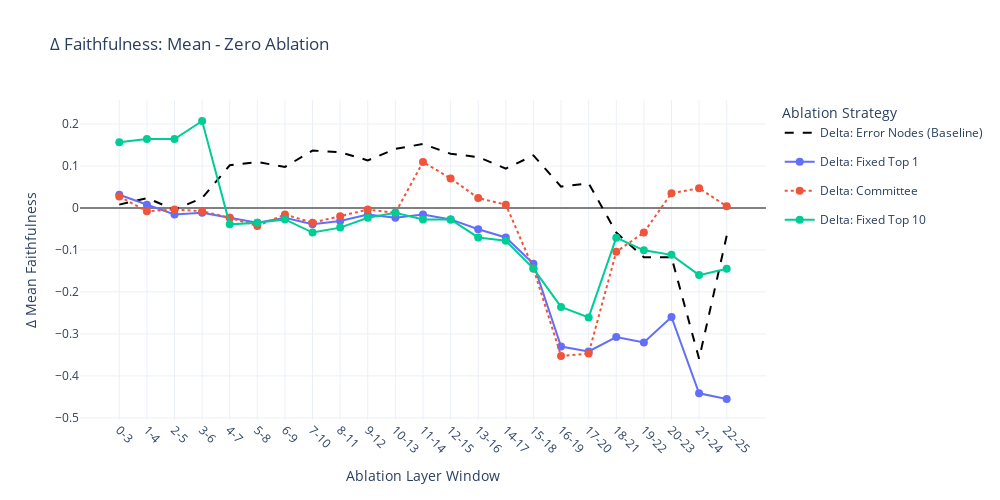

This figure's notebook cell:
### Code cell
# MODES = ['fixed_top_1', 'fixed_top_5', 'committee_matching']

# === Load both versions ===
data_mean = load_all_plot_data(saving_dir, "GF")
data_zero = load_all_plot_data(saving_dir, "GF_zerp")

# Compute deltas and plot
delta_dict = compute_plot_deltas(data_mean, data_zero)
plot_faithfulness_deltas(delta_dict, 
                         ignore_modes=['fixed_top_5', 'min_abs_diff'])

### Figure 1 — Plotly figure (JSON) as saved in the notebook; plotly's stock layout.template omitted (floating-point values rounded to 4 significant figures)
{"data": [{"hoverinfo": "text+name", "hovertext": ["Delta: Error Nodes (Baseline): Δ=0.008", "Delta: Error Nodes (Baseline): Δ=0.023", "Delta: Error Nodes (Baseline): Δ=-0.004", "Delta: Error Nodes (Baseline): Δ=0.023", "Delta: Error Nodes (Baseline): Δ=0.102", "Delta: Error Nodes (Baseline): Δ=0.109", "Delta: Error Nodes (Baseline): Δ=0.098", "Delta: Error Nodes (Baseline): Δ=0.137", "Delta: Error Nodes (Baseline): Δ=0.133", "Delta: Error Nodes (Baseline): Δ=0.113", "Delta: Error Nodes (Baseline): Δ=0.141", "Delta: Error Nodes (Baseline): Δ=0.152", "Delta: Error Nodes (Baseline): Δ=0.129", "Delta: Error Nodes (Baseline): Δ=0.121", "Delta: Error Nodes (Baseline): Δ=0.094", "Delta: Error Nodes (Baseline): Δ=0.125", "Delta: Error Nodes (Baseline): Δ=0.051", "Delta: Error Nodes (Baseline): Δ=0.059", "Delta: Error Nodes (Baseline): Δ=-0.059", "Delta: Error Nodes (Baseline): Δ=-0.117", "Delta: Error Nodes (Baseline): Δ=-0.117", "Delta: Error Nodes (Baseline): Δ=-0.359", "Delta: Error Nodes (Baseline): Δ=-0.066"], "legendgroup": "error_nodes", "line": {"color": "black", "dash": "dash"}, "marker": {"color": "black", "size": 8, "symbol": "x-thin"}, "mode": "lines+markers", "name": "Delta: Error Nodes (Baseline)", "type": "scatter", "x": [1.5, 2.5, 3.5, 4.5, 5.5, 6.5, 7.5, 8.5, 9.5, 10.5, 11.5, 12.5, 13.5, 14.5, 15.5, 16.5, 17.5, 18.5, 19.5, 20.5, 21.5, 22.5, 23.5], "y": [0.007812, 0.02344, -0.003906, 0.02344, 0.1016, 0.1094, 0.09766, 0.1367, 0.1328, 0.1133, 0.1406, 0.1523, 0.1289, 0.1211, 0.09375, 0.125, 0.05078, 0.05859, -0.05859, -0.1172, -0.1172, -0.3594, -0.06641]}, {"hoverinfo": "text+name", "hovertext": ["Delta: Fixed Top 1: Δ=0.031", "Delta: Fixed Top 1: Δ=0.008", "Delta: Fixed Top 1: Δ=-0.016", "Delta: Fixed Top 1: Δ=-0.012", "Delta: Fixed Top 1: Δ=-0.023", "Delta: Fixed Top 1: Δ=-0.035", "Delta: Fixed Top 1: Δ=-0.023", "Delta: Fixed Top 1: Δ=-0.039", "Delta: Fixed Top 1: Δ=-0.031", "Delta: Fixed Top 1: Δ=-0.016", "Delta: Fixed Top 1: Δ=-0.023", "Delta: Fixed Top 1: Δ=-0.016", "Delta: Fixed Top 1: Δ=-0.027", "Delta: Fixed Top 1: Δ=-0.051", "Delta: Fixed Top 1: Δ=-0.070", "Delta: Fixed Top 1: Δ=-0.133", "Delta: Fixed Top 1: Δ=-0.330", "Delta: Fixed Top 1: Δ=-0.342", "Delta: Fixed Top 1: Δ=-0.308", "Delta: Fixed Top 1: Δ=-0.320", "Delta: Fixed Top 1: Δ=-0.260", "Delta: Fixed Top 1: Δ=-0.441", "Delta: Fixed Top 1: Δ=-0.455"], "legendgroup": "fixed_top_1", "line": {"color": "#636EFA", "dash": "solid"}, "marker": {"color": "#636EFA", "size": 8, "symbol": "circle"}, "mode": "lines+markers", "name": "Delta: Fixed Top 1", "type": "scatter", "x": [1.5, 2.5, 3.5, 4.5, 5.5, 6.5, 7.5, 8.5, 9.5, 10.5, 11.5, 12.5, 13.5, 14.5, 15.5, 16.5, 17.5, 18.5, 19.5, 20.5, 21.5, 22.5, 23.5], "y": [0.03125, 0.007812, -0.01562, -0.01172, -0.02344, -0.03516, -0.02344, -0.03906, -0.03125, -0.01562, -0.02344, -0.01562, -0.02734, -0.05078, -0.07031, -0.1328, -0.3301, -0.3418, -0.3076, -0.3203, -0.2598, -0.4414, -0.4551]}, {"hoverinfo": "text+name", "hovertext": ["Delta: Committee: Δ=0.027", "Delta: Committee: Δ=-0.008", "Delta: Committee: Δ=-0.004", "Delta: Committee: Δ=-0.008", "Delta: Committee: Δ=-0.023", "Delta: Committee: Δ=-0.043", "Delta: Committee: Δ=-0.016", "Delta: Committee: Δ=-0.035", "Delta: Committee: Δ=-0.020", "Delta: Committee: Δ=-0.004", "Delta: Committee: Δ=-0.012", "Delta: Committee: Δ=0.109", "Delta: Committee: Δ=0.070", "Delta: Committee: Δ=0.023", "Delta: Committee: Δ=0.008", "Delta: Committee: Δ=-0.145", "Delta: Committee: Δ=-0.353", "Delta: Committee: Δ=-0.347", "Delta: Committee: Δ=-0.104", "Delta: Committee: Δ=-0.059", "Delta: Committee: Δ=0.035", "Delta: Committee: Δ=0.047", "Delta: Committee: Δ=0.004"], "legendgroup": "committee_matching", "line": {"color": "#EF553B", "dash": "dot"}, "marker": {"color": "#EF553B", "size": 8, "symbol": "circle"}, "mode": "lines+markers", "name": "Delta: Committee", "type": "scatter", "x": [1.5, 2.5, 3.5, 4.5, 5.5, 6.5, 7.5, 8.5, 9.5, 10.5, 11.5, 12.5, 13.5, 14.5, 15.5, 16.5, 17.5, 18.5, 19.5, 20.5, 21.5, 22.5, 23.5], "y": [0.02734, -0.007812, -0.003906, -0.007812, -0.02344, -0.04297, -0.01562, -0.03516, -0.01953, -0.003906, -0.01172, 0.1094, 0.07031, 0.02344, 0.007812, -0.1445, -0.3525, -0.3467, -0.1045, -0.05859, 0.03516, 0.04688, 0.003906]}, {"hoverinfo": "text+name", "hovertext": ["Delta: Fixed Top 10: Δ=0.156", "Delta: Fixed Top 10: Δ=0.164", "Delta: Fixed Top 10: Δ=0.164", "Delta: Fixed Top 10: Δ=0.207", "Delta: Fixed Top 10: Δ=-0.039", "Delta: Fixed Top 10: Δ=-0.035", "Delta: Fixed Top 10: Δ=-0.027", "Delta: Fixed Top 10: Δ=-0.059", "Delta: Fixed Top 10: Δ=-0.047", "Delta: Fixed Top 10: Δ=-0.023", "Delta: Fixed Top 10: Δ=-0.012", "Delta: Fixed Top 10: Δ=-0.027", "Delta: Fixed Top 10: Δ=-0.027", "Delta: Fixed Top 10: Δ=-0.070", "Delta: Fixed Top 10: Δ=-0.078", "Delta: Fixed Top 10: Δ=-0.145", "Delta: Fixed Top 10: Δ=-0.236", "Delta: Fixed Top 10: Δ=-0.261", "Delta: Fixed Top 10: Δ=-0.071", "Delta: Fixed Top 10: Δ=-0.101", "Delta: Fixed Top 10: Δ=-0.112", "Delta: Fixed Top 10: Δ=-0.160", "Delta: Fixed Top 10: Δ=-0.145"], "legendgroup": "fixed_top_10", "line": {"color": "#00CC96", "dash": "solid"}, "marker": {"color": "#00CC96", "size": 8, "symbol": "circle"}, "mode": "lines+markers", "name": "Delta: Fixed Top 10", "type": "scatter", "x": [1.5, 2.5, 3.5, 4.5, 5.5, 6.5, 7.5, 8.5, 9.5, 10.5, 11.5, 12.5, 13.5, 14.5, 15.5, 16.5, 17.5, 18.5, 19.5, 20.5, 21.5, 22.5, 23.5], "y": [0.1562, 0.1641, 0.1641, 0.207, -0.03906, -0.03516, -0.02734, -0.05859, -0.04688, -0.02344, -0.01172, -0.02734, -0.02734, -0.07031, -0.07812, -0.1445, -0.2358, -0.2607, -0.0708, -0.1011, -0.1118, -0.16, -0.1448]}], "layout": {"height": 500, "hovermode": "x unified", "legend": {"title": {"text": "Ablation Strategy"}}, "title": {"text": "Δ Faithfulness: Mean - Zero Ablation"}, "width": 1000, "xaxis": {"tickangle": 45, "tickmode": "array", "ticktext": ["0-3", "1-4", "2-5", "3-6", "4-7", "5-8", "6-9", "7-10", "8-11", "9-12", "10-13", "11-14", "12-15", "13-16", "14-17", "15-18", "16-19", "17-20", "18-21", "19-22", "20-23", "21-24", "22-25"], "tickvals": [1.5, 2.5, 3.5, 4.5, 5.5, 6.5, 7.5, 8.5, 9.5, 10.5, 11.5, 12.5, 13.5, 14.5, 15.5, 16.5, 17.5, 18.5, 19.5, 20.5, 21.5, 22.5, 23.5], "title": {"text": "Ablation Layer Window"}}, "yaxis": {"title": {"text": "Δ Mean Faithfulness"}, "zeroline": true, "zerolinecolor": "gray"}}}
